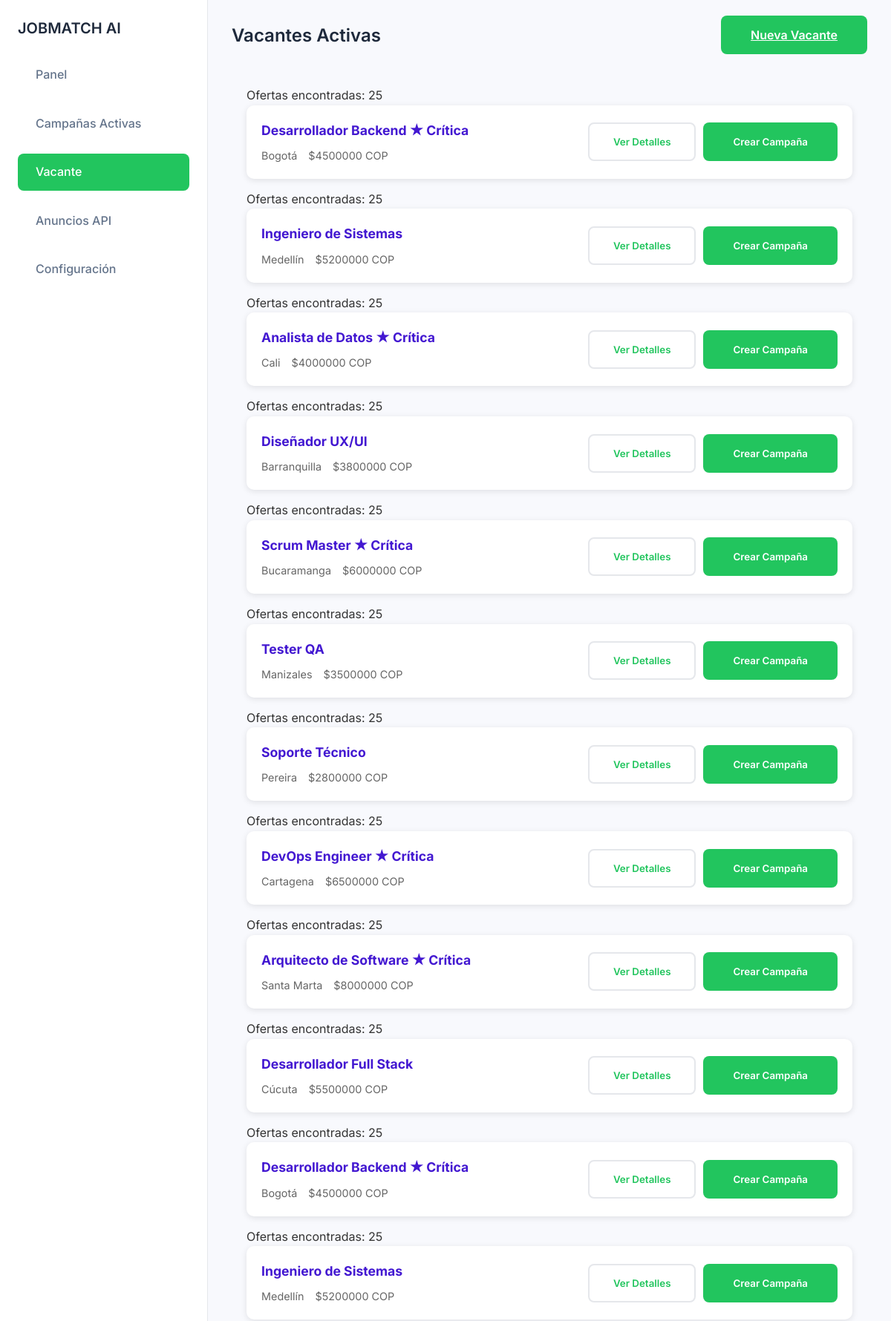
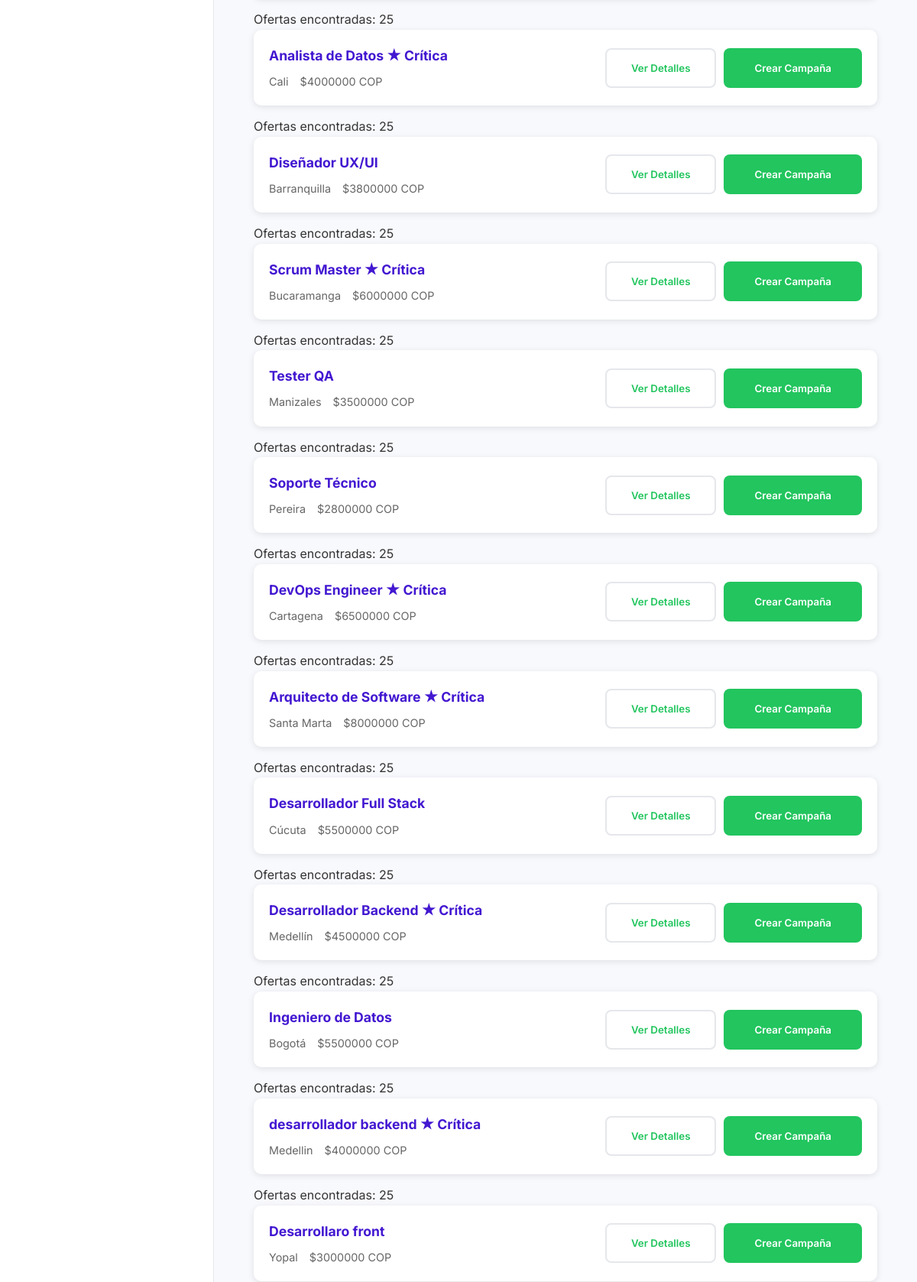
Screenshot of /ofertas/ (upper part) with the database file from the repository (2 pictures, top to bottom).
### dashboard/models.py (models this page shows)
class OfertaLaboral(models.Model):
    cargo = models.CharField(max_length=100)
    salario = models.DecimalField(max_digits=10, decimal_places=2)
    ubicacion = models.CharField(max_length=100)
    critica = models.BooleanField(default=False)
    def __str__(self):
        return self.cargo

### dashboard/views.py (the view)
# urls.py: path('ofertas/', vista_ofertas, name='ofertas'),
def vista_ofertas(request):
    ofertas = OfertaLaboral.objects.all()
    print("OFERTAS:", ofertas)
    for o in ofertas:
        print(o.cargo, o.salario, o.ubicacion, o.critica)  # ← imprime info clave
    return render(request, 'vacante.html', {'ofertas': ofertas})

### dashboard/templates/vacante.html (shortened to what this page needs)
{% load static %}
<!DOCTYPE html>
<html lang="es">
<head>
    <link rel="stylesheet" href="https://cdn.jsdelivr.net/npm/@tabler/icons-webfont@2.30.0/tabler-icons.min.css">
    <link rel="stylesheet" href="{% static 'dashboard/css/styles.css' %}">
</head>
<body>
<div class="dashboard-container">
    <nav class="sidebar">
        <div class="logo-container">
            <h1 class="logo-text">JOBMATCH AI</h1>
        </div>
        <ul class="nav-menu">
            <li class="nav-item"><a href="{% url 'dashboard' %}" class="nav-link"> <span class="nav-text">Panel</span></a></li>
            <li class="nav-item"><a href="{% url 'campania_activas' %}" class="nav-link"> <span class="nav-text">Campañas Activas</span></a></li>
            <li class="nav-item active"><a href="{% url 'vacante' %}" class="nav-link"> <span class="nav-text">Vacante</span></a></li>
            <li class="nav-item"><a href="{% url 'create_campaign' %}" class="nav-link"> <span class="nav-text">Anuncios API</span></a></li>
            <li class="nav-item"><a href="#" class="nav-link"> <span class="nav-text">Configuración</span></a></li>
        </ul>
    </nav>
    <main class="main-content">
        <header class="main-header">
            <div class="welcome-container">
                <h2 class="welcome-heading">Vacantes Activas</h2>
            </div>
            <div class="header-actions">
                <a href="{% url 'crear_vacante' %}" class="btn-primary">
                     Nueva Vacante
                </a>
            </div>
        </header>
        <section class="vacancies-list">
            {% for oferta in ofertas %}
                <p>Ofertas encontradas: {{ ofertas|length }}</p>
                <article class="vacancy-card"
                        data-id="{{ oferta.id }}"
                        data-title="{{ oferta.cargo }}">
                    <div class="vacancy-info">
                        <h3 class="vacancy-title">
                            {{ oferta.cargo }}
                            {% if oferta.critica %}
                                <span class="badge-critica">★ Crítica</span>
                            {% endif %}
                        </h3>
                        <div class="vacancy-meta">
                            <span class="vacancy-location">{{ oferta.ubicacion }}</span>
                            <span class="vacancy-salary">${{ oferta.salario|floatformat:"0" }} COP</span>
                        </div>
                    </div>
                    <div class="vacancy-actions">
                        <button class="btn-secondary" onclick="showVacancyDetails({{ oferta.id }})">
                             Ver Detalles
                        </button>
                        <button class="btn-primary" onclick="createCampaignFromVacancy({{ oferta.id }})">
                             Crear Campaña
                        </button>
                    </div>
                </article>
            {% empty %}
                <p>No hay vacantes disponibles por el momento.</p>
            {% endfor %}
        </section>
    </main>
</div>
</body>
</html>

### dashboard/static/dashboard/css/styles.css (style rules this page uses)
* { margin: 0; padding: 0; box-sizing: border-box; font-family: "Inter", sans-serif; }
body { background-color: #f8f9fd; color: #333; line-height: 1.6; }
.dashboard-container { display: flex; min-height: 100vh; }
.sidebar { width: 280px; background-color: #ffffff; padding: 1.5rem; display: flex; flex-direction: column; gap: 1.5rem; border-right: 1px solid #e5e7eb; }
.logo-container { display: flex; align-items: center; gap: 0.75rem; }
.logo-text { color: #1e293b; font-size: 1.25rem; line-height: 1.75rem; font-weight: 600; }
.nav-menu { display: flex; flex-direction: column; gap: 1rem; }
.nav-item { display: flex; align-items: center; gap: 0.75rem; color: #64748b; padding: 0.75rem; border-radius: 0.5rem; cursor: pointer; transition: all 0.3s ease; }
.nav-item.active { background-color: #22c55e; color: white; }
.nav-text { font-weight: 500; }
.nav-link { display: flex; align-items: center; gap: 0.75rem; color: inherit; text-decoration: none; width: 100%; }
.nav-item.active .nav-link { color: white; }
.main-content { flex: 1; padding: 2rem; }
.main-header { display: flex; justify-content: space-between; align-items: center; margin-bottom: 2rem; }
.welcome-container { display: flex; flex-direction: column; gap: 0.5rem; }
.welcome-heading { color: #1e293b; font-size: 1.5rem; line-height: 2rem; font-weight: 600; }
.btn-primary { background: #22c55e; color: white; padding: 1rem 2.5rem; border-radius: 8px; font-weight: 600; transition: all 0.2s ease; border: none; cursor: pointer; }
.btn-secondary { background: #ffffff; color: #22c55e; padding: 1rem 2rem; border-radius: 8px; font-weight: 600; transition: all 0.2s ease; border: 2px solid #e5e7eb; }
.vacancies-list { padding: 20px; }
.vacancy-card { background: #fff; border-radius: 10px; padding: 20px; margin-bottom: 15px; box-shadow: 0 2px 8px rgba(0,0,0,0.1); display: flex; justify-content: space-between; align-items: center; }
.vacancy-info { flex: 1; }
.vacancy-title { margin: 0; color: #4318D1; font-size: 1.1rem; }
.vacancy-meta { margin-top: 8px; display: flex; gap: 15px; color: #666; font-size: 0.9rem; }
.vacancy-actions { display: flex; gap: 10px; }

### rows the page displays
OfertaLaboral: ofertas "25", cargo "Desarrollador Backend", critica "★ Crítica", ubicacion "Bogotá", salario "4500000"
OfertaLaboral: ofertas "25", cargo "Ingeniero de Sistemas", ubicacion "Medellín", salario "5200000"
OfertaLaboral: ofertas "25", cargo "Analista de Datos", critica "★ Crítica", ubicacion "Cali", salario "4000000"
OfertaLaboral: ofertas "25", cargo "Diseñador UX/UI", ubicacion "Barranquilla", salario "3800000"
OfertaLaboral: ofertas "25", cargo "Scrum Master", critica "★ Crítica", ubicacion "Bucaramanga", salario "6000000"
OfertaLaboral: ofertas "25", cargo "Tester QA", ubicacion "Manizales", salario "3500000"
OfertaLaboral: ofertas "25", cargo "Soporte Técnico", ubicacion "Pereira", salario "2800000"
OfertaLaboral: ofertas "25", cargo "DevOps Engineer", critica "★ Crítica", ubicacion "Cartagena", salario "6500000"
OfertaLaboral: ofertas "25", cargo "Arquitecto de Software", critica "★ Crítica", ubicacion "Santa Marta", salario "8000000"
OfertaLaboral: ofertas "25", cargo "Desarrollador Full Stack", ubicacion "Cúcuta", salario "5500000"
OfertaLaboral: ofertas "25", cargo "Desarrollador Backend", critica "★ Crítica", ubicacion "Bogotá", salario "4500000"
OfertaLaboral: ofertas "25", cargo "Ingeniero de Sistemas", ubicacion "Medellín", salario "5200000"
OfertaLaboral: ofertas "25", cargo "Analista de Datos", critica "★ Crítica", ubicacion "Cali", salario "4000000"
OfertaLaboral: ofertas "25", cargo "Diseñador UX/UI", ubicacion "Barranquilla", salario "3800000"
OfertaLaboral: ofertas "25", cargo "Scrum Master", critica "★ Crítica", ubicacion "Bucaramanga", salario "6000000"
OfertaLaboral: ofertas "25", cargo "Tester QA", ubicacion "Manizales", salario "3500000"
OfertaLaboral: ofertas "25", cargo "Soporte Técnico", ubicacion "Pereira", salario "2800000"
OfertaLaboral: ofertas "25", cargo "DevOps Engineer", critica "★ Crítica", ubicacion "Cartagena", salario "6500000"
OfertaLaboral: ofertas "25", cargo "Arquitecto de Software", critica "★ Crítica", ubicacion "Santa Marta", salario "8000000"
OfertaLaboral: ofertas "25", cargo "Desarrollador Full Stack", ubicacion "Cúcuta", salario "5500000"
OfertaLaboral: ofertas "25", cargo "Desarrollador Backend", critica "★ Crítica", ubicacion "Medellín", salario "4500000"
OfertaLaboral: ofertas "25", cargo "Ingeniero de Datos", ubicacion "Bogotá", salario "5500000"
OfertaLaboral: ofertas "25", cargo "desarrollador backend", critica "★ Crítica", ubicacion "Medellin", salario "4000000"
OfertaLaboral: ofertas "25", cargo "Desarrollaro front", ubicacion "Yopal", salario "3000000"
